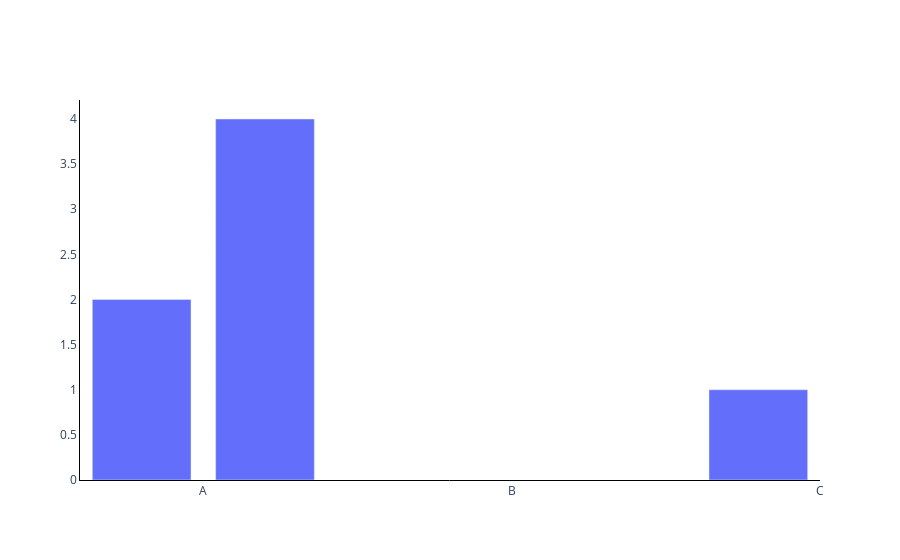

This figure's notebook cell:
### Code cell
import plotly.graph_objects as go
import numpy as np

labels = ['A', 'B', 'C']
widths = np.array([0.5]*3)
widths[1] = 0.5*4
print(widths)
fig = go.Figure(data=[go.Bar(x=np.cumsum(widths)-widths,  y = [2, 4, 1])])
fig.update_layout(paper_bgcolor = 'rgba(0,0,0,0)',plot_bgcolor = 'rgba(0,0,0,0)')
fig.update_xaxes( 
    showline = True, linecolor = '#000',
    tickvals=np.cumsum(widths)-widths/2, 
    ticktext= ["%s" % (l) for l, w in zip(labels, widths)]
)
fig.update_yaxes( 
    showline = True, linecolor = '#000')
fig.update_layout()
print(fig)
fig.show()

### Figure 1 — Plotly figure (JSON) as saved in the notebook; plotly's stock layout.template omitted (floating-point values rounded to 4 significant figures)
{"data": [{"type": "bar", "x": [0, 0.5, 2.5], "y": [2, 4, 1]}], "layout": {"paper_bgcolor": "rgba(0,0,0,0)", "plot_bgcolor": "rgba(0,0,0,0)", "xaxis": {"linecolor": "#000", "showline": true, "ticktext": ["A", "B", "C"], "tickvals": [0.25, 1.5, 2.75]}, "yaxis": {"linecolor": "#000", "showline": true}}}
